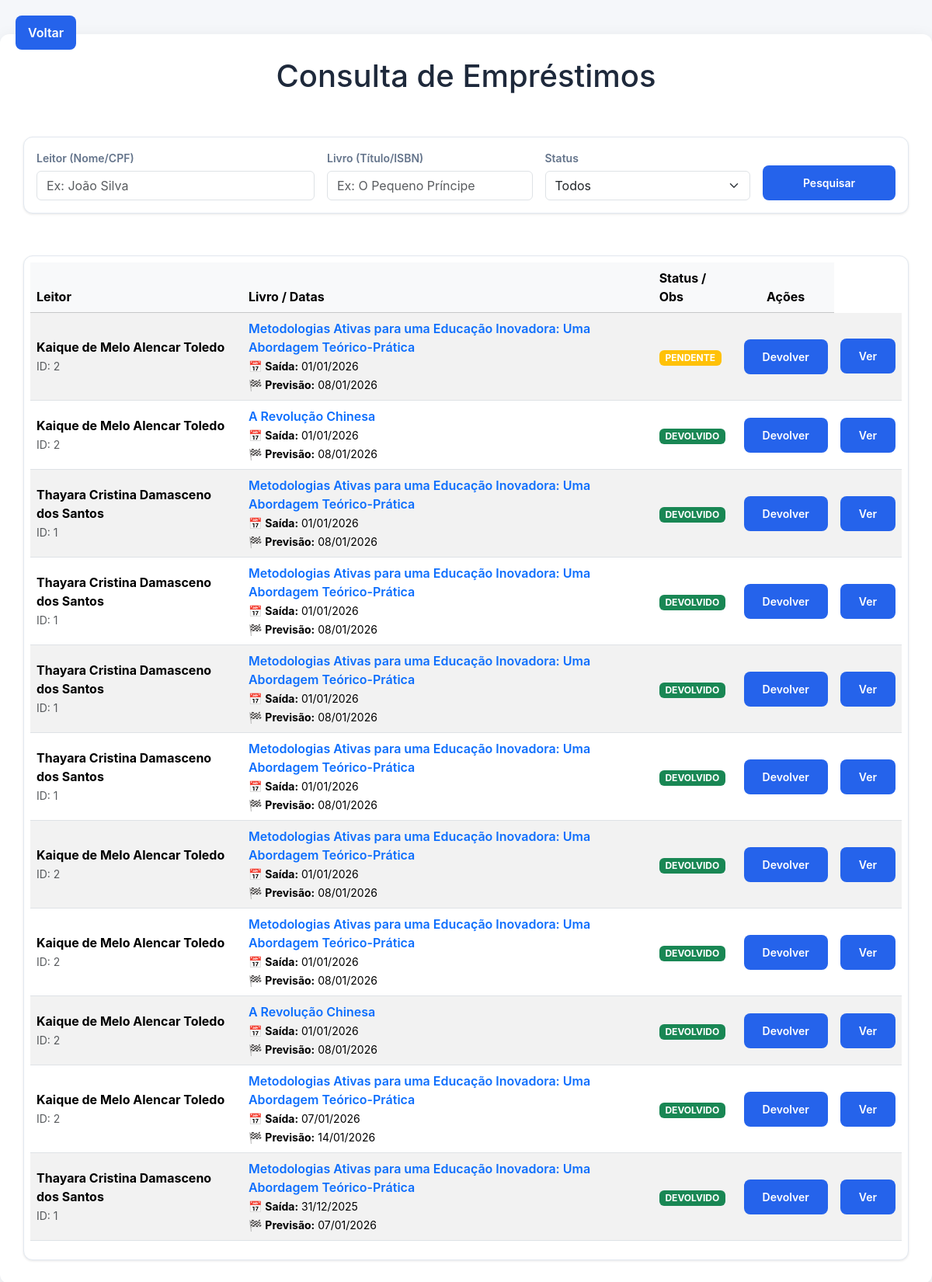
The page /consultar-emprestimos on the database its author committed.
### app/models/loan.py (models this page shows, shortened)
class Loan(db.Model):
    __tablename__ = "loans"
    id = db.Column(db.Integer, primary_key=True)
    leitor_id = db.Column(db.Integer, db.ForeignKey('reader.id'), nullable=False)
    livro_id = db.Column(db.Integer, db.ForeignKey('books.id'), nullable=False)
    data_saida = db.Column(db.DateTime, nullable=False, default=datetime.utcnow)
    data_prevista = db.Column(db.DateTime, nullable=False)
    data_retorno = db.Column(db.DateTime, nullable=True)
    status = db.Column(db.String(50), nullable=False, default='pendente')
    multa_aplicada = db.Column(db.Float, default=0.0)
    leitor = db.relationship('Reader', backref=db.backref('loans', lazy=True))
    livro = db.relationship('Book', backref=db.backref('loans', lazy=True))

### app/models/reader.py (models this page shows, shortened)
class Reader(db.Model):
    __tablename__ = "reader"
    id = db.Column(db.Integer, primary_key=True)
    nome = db.Column(db.String(255), nullable=False)
    cpf  = db.Column(db.String(14), unique=True, nullable=False, index=True)
    data_nascimento = db.Column(db.Date, nullable=False)
    email = db.Column(db.String(120), nullable=False)
    telefone = db.Column(db.String(15), nullable=False)
    cep = db.Column(db.String(10), nullable=False)
    logradouro = db.Column(db.String(255), nullable=False)
    bairro = db.Column(db.String(180), nullable=False)
    cidade = db.Column(db.String(180), nullable=False)
    uf = db.Column(db.String(2), nullable=False)
    numero_endereco = db.Column(db.String(15), nullable=False)
    numero_matricula = db.Column(db.Integer, unique=True, nullable=False, index=True)
    limite_emprestimo = db.Column(db.Integer, nullable=True, default=3)
    emprestimos_ativos = db.Column(db.Integer, default=0)
    observacao = db.Column(db.Text, nullable=True)
    data_cadastro = db.Column(db.DateTime, nullable=False, default=datetime.utcnow)
    data_atualizacao = db.Column(db.DateTime, default=datetime.utcnow, onupdate=datetime.utcnow)
    ultimo_emprestimo = db.Column(db.DateTime, nullable=True)
    responsavel = db.Column(db.String(255), nullable=True)
    telefone_responsavel = db.Column(db.String(15), nullable=True)
    obs_interna = db.Column(db.Text, nullable=True)
    status = db.Column(db.String(20), nullable=False, default="ativo")
    foto = db.Column(db.String(255), nullable=True)

### app/models/book.py (models this page shows, shortened)
class Book(db.Model):
    __tablename__ = "books"
    id = db.Column(db.Integer, primary_key=True)
    titulo = db.Column(db.String(255), nullable=False)
    autor = db.Column(db.String(150), nullable=False)
    isbn = db.Column(db.String(17), nullable=False)
    ano_pub = db.Column(db.Integer, nullable=False)
    editora = db.Column(db.String(150), nullable=False)
    paginas = db.Column(db.Integer, nullable=False)
    genero = db.Column(db.String(100), nullable=False)
    formato = db.Column(db.String(50), nullable=False)
    idioma = db.Column(db.String(50), nullable=False)
    descricao = db.Column(db.Text, nullable=False)
    tag = db.Column(db.String(150), nullable=False)
    capa_livro = db.Column(db.String(255), nullable=False)
    disponivel = db.Column(db.Boolean, default=True, nullable=False)

### app/emprestimos/routes.py (the view)
@loan_bp.route("/consultar-emprestimos", methods=["GET"])
def consultar_emprestimos():
    lista_emprestimos = []
    leitor = request.args.get("filtro_leitor", "").strip()
    livro = request.args.get("filtro_livro", "").strip()
    status = request.args.get("filtro_status", "").strip()
    resultados = LoanService.search(leitor, livro, status)
    lista_emprestimos = resultados if resultados is not None else []
    return render_template("emprestimo/consultar_emprestimos.html", emprestimos=lista_emprestimos)

### app/emprestimos/service.py (called while the page is built, shortened)
    @staticmethod
    def search(leitor_nome="", livro_titulo="", status=""):
        query = db.session.query(Loan).outerjoin(Reader, Loan.leitor_id == Reader.id)\
                                      .outerjoin(Book, Loan.livro_id == Book.id)
        if status and status.strip():
            query = query.filter(Loan.status == status)
        return query.order_by(Loan.id.desc()).all()

### app/templates/emprestimo/consultar_emprestimos.html (shortened to what this page needs)
  {% extends "base/_base.html" %}
  {% set show_back_button = True %}
  {% block body_class %}page-consulta-emprestimo{% endblock %}
  {% block css_page %}
  <link href="https://cdn.jsdelivr.net/npm/bootstrap@5.3.3/dist/css/bootstrap.min.css" rel="stylesheet">
  <link href="{{url_for('static', filename='css/base.css')}}" rel="stylesheet">
  <link href="{{url_for('static', filename='css/emprestimos.css')}}" rel="stylesheet">
  {% endblock %}
  {% block content %}
  <section class="container mt-4">
    <h1 class="mb-4 text-center">Consulta de Empréstimos</h1>
    <div class="card mb-4 p-3">
      <form method="GET" action="{{ url_for('emprestimos.consultar_emprestimos') }}">
        <div class="row g-3">
          <div class="col-md-4">
            <label class="form-label">Leitor (Nome/CPF)</label>
            <input type="text" name="filtro_leitor" class="form-control" placeholder="Ex: João Silva">
          </div>
          <div class="col-md-3">
            <label class="form-label">Livro (Título/ISBN)</label>
            <input type="text" name="filtro_livro" class="form-control" placeholder="Ex: O Pequeno Príncipe">
          </div>
          <div class="col-md-3">
            <label class="form-label">Status</label>
            <select name="filtro_status" class="form-select">
              <option value="">Todos</option>
            </select>
          </div>
          <div class="col-md-2 d-flex align-items-end">
            <button type="submit" class="btn btn-primary w-100">Pesquisar</button>
          </div>
        </div>
      </form>
    </div>
    <div class="table-responsive card p-2">
      <table class="table table-striped table-hover align-middle">
        <thead class="table-light">
          <tr>
            <th>Leitor</th>
            <th>Livro / Datas</th>
            <th>Status / Obs</th>
            <th class="text-center">Ações</th>
          </tr>
        </thead>
        <tbody>
          {% for emprestimo in emprestimos %}
          <tr>
            <td>
              <div class="fw-bold">{{ emprestimo.leitor.nome if emprestimo.leitor else 'N/A' }}</div>
              <small class="text-muted">ID: {{ emprestimo.leitor_id }}</small>
            </td>
            <td>
              <div class="fw-semibold text-primary">{{ emprestimo.livro.titulo if emprestimo.livro else 'Livro não encontrado' }}</div>
              <small>
                📅 <strong>Saída:</strong> {{ emprestimo.data_saida.strftime('%d/%m/%Y') if emprestimo.data_saida }} <br>
                🏁 <strong>Previsão:</strong> {{ emprestimo.data_prevista.strftime('%d/%m/%Y') if emprestimo.data_prevista }}
              </small>
            </td>
            <td>
              <span class="badge {% if emprestimo.status == 'pendente' %}bg-warning{% else %}bg-success{% endif %}">
                {{ emprestimo.status.upper() }}
              </span>
            </td>
             <td class="text-center">
                <form action="{{ url_for('emprestimos.devolver_emprestimo', emprestimo_id=emprestimo.id) }}" method="POST" style="display:inline;">
                  <button type="submit" class="btn btn-sm btn-outline-danger" name="devolver_emprestimo" >Devolver</button>
                </form>
            </td>
            <td class="text-center">
                <a href="#" class="btn btn-sm btn-outline-primary">Ver</a>
            </td>
          </tr>
          {% else %}
          <tr>
            <td colspan="4" class="text-center py-4 text-muted">Nenhum empréstimo encontrado.</td>
          </tr>
          {% endfor %}
        </tbody>
      </table>
    </div>
  </section>
  {% endblock %}

### app/static/css/base.css (style rules this page uses)
:root { --bg: #f5f7fa; --card: #ffffff; --border: #e2e8f0; --text: #1e293b; --muted: #64748b; --radius: 12px; --primary: #2563eb; }
* { box-sizing: border-box; margin: 0; padding: 0; }
body { font-family: "Inter", Arial, sans-serif; background: var(--bg); color: var(--text); line-height: 1.5; display: flex; flex-direction: column; align-items: center; min-height: 100vh; padding: 20px 0; }
.container { width: 100%; max-width: 1200px; background: var(--card); padding: 30px; border-radius: var(--radius); box-shadow: 0 4px 20px rgba(0,0,0,0.08); display: flex; flex-direction: column; gap: 30px; }
input, textarea, select { width: 100%; padding: 12px 14px; border: 1px solid #cbd5e1; border-radius: 10px; background: #ffffff; font-size: 16px; transition: 0.2s; }
form { display: flex; flex-direction: column; gap: 20px; }
.btn { padding: 10px 16px; font-size: 14px; border-radius: 8px; cursor: pointer; font-weight: 600; transition: 0.25s; border: none; }
.btn-primary { background: var(--primary); color: white; }

### app/static/css/emprestimos.css (style rules this page uses)
:root { --primary: #2563eb; --primary-hover: #1d4ed8; --bg-main: #f8fafc; --card: #ffffff; --text-main: #1e293b; --text-muted: #64748b; --border: #e2e8f0; --radius: 12px; --shadow-sm: 0 1px 3px rgba(0,0,0,0.1); --shadow-md: 0 10px 15px -3px rgba(0,0,0,0.05), 0 4px 6px -2px rgba(0,0,0,0.05); --transition: all 0.3s cubic-bezier(0.4, 0, 0.2, 1); }
.card { background: var(--card); border: 1px solid var(--border); border-radius: var(--radius); padding: 28px; box-shadow: var(--shadow-sm); display: flex; flex-direction: column; gap: 20px; transition: var(--transition); }
.card label { font-size: 0.875rem; font-weight: 600; color: var(--text-muted); display: block; margin-bottom: 6px; }
input, select, textarea { width: 100%; padding: 10px 12px; border: 1px solid var(--border); border-radius: 8px; font-size: 0.95rem; transition: var(--transition); background-color: #fff; }
.btn { background-color: var(--primary); color: white; padding: 12px 24px; border-radius: 8px; border: none; font-weight: 600; cursor: pointer; transition: var(--transition); align-self: flex-end; }

### rows shown on the page
Loan: leitor "Kaique de Melo Alencar Toledo", leitor_id "2", livro "Metodologias Ativas para uma Educação Inovadora: Uma Abordagem Teórico-Prática", data_saida "01/01/2026", data_prevista "08/01/2026", status "PENDENTE"
Loan: leitor "Kaique de Melo Alencar Toledo", leitor_id "2", livro "A Revolução Chinesa", data_saida "01/01/2026", data_prevista "08/01/2026", status "DEVOLVIDO"
Loan: leitor "Thayara Cristina Damasceno dos Santos", leitor_id "1", livro "Metodologias Ativas para uma Educação Inovadora: Uma Abordagem Teórico-Prática", data_saida "01/01/2026", data_prevista "08/01/2026", status "DEVOLVIDO"
Loan: leitor "Thayara Cristina Damasceno dos Santos", leitor_id "1", livro "Metodologias Ativas para uma Educação Inovadora: Uma Abordagem Teórico-Prática", data_saida "01/01/2026", data_prevista "08/01/2026", status "DEVOLVIDO"
Loan: leitor "Thayara Cristina Damasceno dos Santos", leitor_id "1", livro "Metodologias Ativas para uma Educação Inovadora: Uma Abordagem Teórico-Prática", data_saida "01/01/2026", data_prevista "08/01/2026", status "DEVOLVIDO"
Loan: leitor "Thayara Cristina Damasceno dos Santos", leitor_id "1", livro "Metodologias Ativas para uma Educação Inovadora: Uma Abordagem Teórico-Prática", data_saida "01/01/2026", data_prevista "08/01/2026", status "DEVOLVIDO"
Loan: leitor "Kaique de Melo Alencar Toledo", leitor_id "2", livro "Metodologias Ativas para uma Educação Inovadora: Uma Abordagem Teórico-Prática", data_saida "01/01/2026", data_prevista "08/01/2026", status "DEVOLVIDO"
Loan: leitor "Kaique de Melo Alencar Toledo", leitor_id "2", livro "Metodologias Ativas para uma Educação Inovadora: Uma Abordagem Teórico-Prática", data_saida "01/01/2026", data_prevista "08/01/2026", status "DEVOLVIDO"
Loan: leitor "Kaique de Melo Alencar Toledo", leitor_id "2", livro "A Revolução Chinesa", data_saida "01/01/2026", data_prevista "08/01/2026", status "DEVOLVIDO"
Loan: leitor "Kaique de Melo Alencar Toledo", leitor_id "2", livro "Metodologias Ativas para uma Educação Inovadora: Uma Abordagem Teórico-Prática", data_saida "07/01/2026", data_prevista "14/01/2026", status "DEVOLVIDO"
Loan: leitor "Thayara Cristina Damasceno dos Santos", leitor_id "1", livro "Metodologias Ativas para uma Educação Inovadora: Uma Abordagem Teórico-Prática", data_saida "31/12/2025", data_prevista "07/01/2026", status "DEVOLVIDO"
